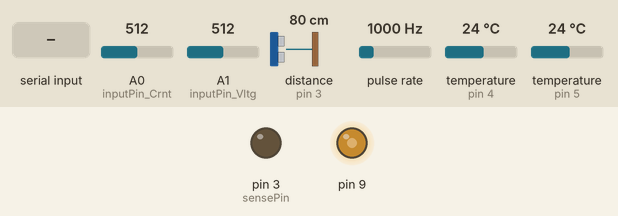
The sketch below on a simulated Arduino Uno, built with avr-gcc and run on an emulated ATmega328P. Shown: output pins drawn as LEDs (lit = HIGH). Wiring (inferred from the names in the program): pulse sensor: data pin 2. Inputs (shaded band) come from the test bench; at power-on: pulse rate 1000 Hz, A0 (inputPin_Crnt) = 512, A1 (inputPin_Vltg) = 512, distance to the obstacle (sensor on pin 3) 80 cm, temperature (sensors on pin 4, pin 5) 24 °C. The echo pulse lasts 58.3 µs per cm; what the sketch prints to the serial monitor is not drawn.

Above: at 1.3 s.
1.4 s: pulse rate (sensor on pin 2) set to 100 Hz
At 1.61 s:
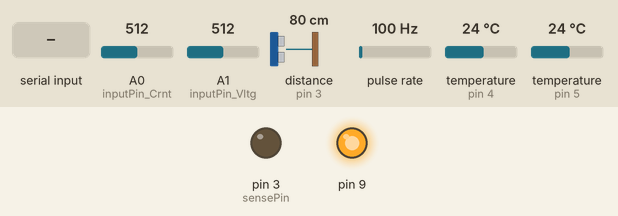
At 2.93 s:
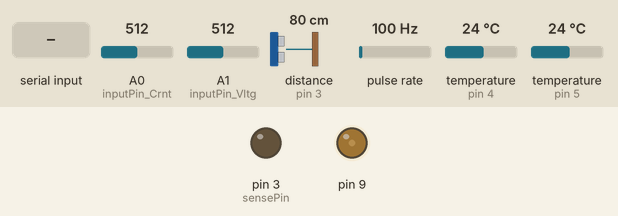
4.4 s: pulse rate (sensor on pin 2) set to 550 Hz
7.4 s: "b" received over Serial
Timing chart, 0 to 16.4 s (numbered marks = the images above; inputs shaded):
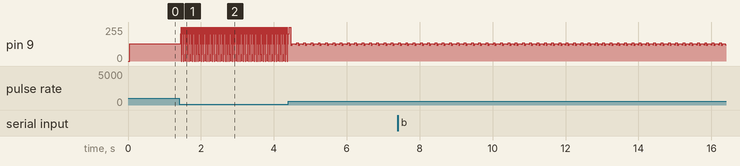

The sketch:

Data_Acquisition.ino
```cpp
#include <OneWire.h>
#include <DallasTemperature.h>

/* ===================== SET PARAMETERS ========================= */

//define input pins
#define inputPin_Vltg A1
#define inputPin_Crnt A0
#define inputPin_TP1 5
#define inputPin_TP2 4
#define sensePin 3
#define fanPWM 9
#define speedSelect_Pin 2

//Define Onewire
OneWire ds18x20[] = { inputPin_TP1, inputPin_TP2 };
const int oneWireCount = sizeof(ds18x20)/sizeof(OneWire);
DallasTemperature sensor[oneWireCount];

//Define resistances used for voltage divider
float R1 = 30100.0;
float R2 = 7500.0;
unsigned long Time = 0;
unsigned int rpm = 0;
int RPM = 0;


//initialize Variables
double V_probe = 0.0;   //voltage across probed device
double V_adc = 0.0;     //voltage at ADC for voltage sensing
double I_adc = 0.0;     //voltage at ADC for current sensing
double Current = 0.0;   //current through probed device
float Temps[] = {0.0, 0.0}; // array holds temperaure readings from probes TP1 & TP2
const float dutyCycles[] = {0.0f, 0.2f, 0.5f, 0.8f, 1.0f};
unsigned int volatile dutySelect = 0;

//Define constants
const float vRef = 5.1;             //reference voltage
const double scale_factor = 0.066;  // for ACS712-30A current sensing module (66mV/Amp)
const double resConvert = 1024;     //range ADC which is 10-bit for UNO
double resADC = vRef/resConvert;    //resolution of ADC
double zeroPoint = vRef/2;             //no load output (ie. when current=0) of ACS712 is 2.5V, can be corrected

//10bit value at ADC
int adc_value = 0;

//Serial command
char serial_input = ' ';
bool carry_out = false;
bool headers = true;

//Auto reset
void(*resetFunc) (void) = 0;    //declare reset function at address 0


/* ===================== CODE BEGINS HERE ======================= */

void setup() {
  //enable outputs for Timer 1
    pinMode(9,OUTPUT); //1A
    setupTimer1();
    pinMode(speedSelect_Pin, INPUT_PULLUP);
    attachInterrupt(digitalPinToInterrupt(speedSelect_Pin),changeDutyISR,FALLING);
    setPWM1A(dutyCycles[dutySelect]);   // set duty cycle on pin 9
    pinMode(sensePin, HIGH);

  // Begin communication:
  Serial.begin(9600);
  Serial.println("MEASUREMENT");
  Serial.print("============Ready with ");
  Serial.print(oneWireCount);
  Serial.println(" Temperature Sensors================");

  Serial.println("Enter 'b' to begin measurement and 't' to terminate");
  if (headers){
    Serial.println("voltage[V],Current[mA],Temp-1[C],Temp-2[C],Fan_Speed[RPM],PWM_Duty[%]");
  }

  //analogReference(INTERNAL);      //If using internal 1.1V reference, probing voltage should be <5.51V

  // Start up the library on all defined bus-wires
  DeviceAddress deviceAddress;
  for (int i = 0; i < oneWireCount; i++) {;
    sensor[i].setOneWire(&ds18x20[i]);
    sensor[i].begin();
    if (sensor[i].getAddress(deviceAddress, 0)) sensor[i].setResolution(deviceAddress, 12);
  }

}


void loop() {


  if (Serial.available() > 0 )
  {
    switch (Serial.read())
    {
    case 'b':
      carry_out = true;
      break;
    case 't':
      carry_out = false;
      resetFunc();          //for reseting arduino
      break;
    }
  }
  if (carry_out)
  {
      //Voltage Measurement
      adc_value = analogRead(inputPin_Vltg);    // Read Analogue input
      V_adc = adc_value*resADC;      // Determine voltage at bridge
      V_probe = V_adc*(R1 + R2)/R2;     //Calculate Input voltage

      //Current Measurement
      //averaging I_adc 1000 Times for precision
      for(int i = 0; i < 500; i++) {
        I_adc = (I_adc + (resADC * analogRead(inputPin_Crnt)));
        delay(1);
      }
      I_adc = I_adc /500;
      Current = (I_adc - zeroPoint)/ scale_factor;    // Convert Vout into Current using Scale Factor

      //Temperature Measurement
      // request to all devices on the bus
      for (int i = 0; i < oneWireCount; i++) {
        sensor[i].requestTemperatures();
      }
      delay(500);
      for (int i = 0; i < oneWireCount; i++) {
        Temps[i] = sensor[i].getTempCByIndex(0);
      }

      //RPM measurement
      getRPMS();

      //Print Results
      Serial.print(V_probe);
      Serial.print(",");
      Serial.print(Current);
      Serial.print(",");
      Serial.print(Temps[0]);
      Serial.print(",");
      Serial.print(Temps[1]);
      Serial.print(",");
      Serial.print(rpm);
      Serial.print(",");
      Serial.println(100*dutyCycles[dutySelect],0);

      }

  }


/*================== Functions =====================*/

  //configure Timer 1 (pins 9,10) to output 25kHz PWM
void setupTimer1(){
    //Set PWM frequency to about 25khz on pins 9,10 (timer 1 mode 10, no prescale, count to 320)
    TCCR1A = (1 << COM1A1) | (1 << COM1B1) | (1 << WGM11);
    TCCR1B = (1 << CS10) | (1 << WGM13);
    ICR1 = 320;
    OCR1A = 0;
    OCR1B = 0;
}
//configure Timer 2 (pin 3) to output 25kHz PWM. Pin 11 will be unavailable for output in this mode
void setupTimer2(){
    //Set PWM frequency to about 25khz on pin 3 (timer 2 mode 5, prescale 8, count to 79)
    TIMSK2 = 0;
    TIFR2 = 0;
    TCCR2A = (1 << COM2B1) | (1 << WGM21) | (1 << WGM20);
    TCCR2B = (1 << WGM22) | (1 << CS21);
    OCR2A = 79;
    OCR2B = 0;
}
//equivalent of analogWrite on pin 9
void setPWM1A(float f){
    f=f<0?0:f>1?1:f;
    OCR1A = (uint16_t)(320*f);
}
//equivalent of analogWrite on pin 10
void setPWM1B(float f){
    f=f<0?0:f>1?1:f;
    OCR1B = (uint16_t)(320*f);
}
//equivalent of analogWrite on pin 3
void setPWM2(float f){
    f=f<0?0:f>1?1:f;
    OCR2B = (uint8_t)(79*f);
}


//Interrupt function for changing duty cycle
void changeDutyISR() {
  dutySelect += dutySelect>=0 and dutySelect<4?1:-4;
  setPWM1A(dutyCycles[dutySelect]);
}

//Reading RPM of fan
void getRPMS() {
 Time = pulseIn(sensePin, HIGH);
 rpm = (1000000 * 60) / (Time * 4);

 }
```

Measured:
- after the input at 1.4 s, pin 9: 128/255 → 204/255 after 0.05 s, then repeats every 0.05 s: 255/255 0.01 s, 0/255 0.01 s, 51/255 0.01 s, 128/255 0.01 s, 204/255 0.01 s
